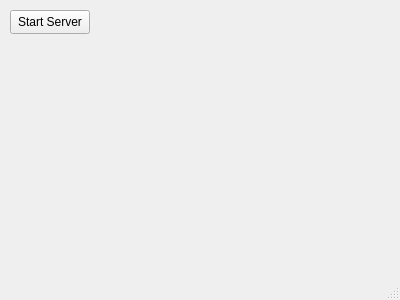
<?xml version="1.0" encoding="UTF-8"?>
<ui version="4.0">
 <class>MainWindow</class>
 <widget class="QMainWindow" name="MainWindow">
  <property name="geometry">
   <rect>
    <x>0</x>
    <y>0</y>
    <width>400</width>
    <height>300</height>
   </rect>
  </property>
  <property name="windowTitle">
   <string>MainWindow</string>
  </property>
  <widget class="QWidget" name="centralwidget">
   <widget class="QPushButton" name="serverStartBtn">
    <property name="geometry">
     <rect>
      <x>10</x>
      <y>10</y>
      <width>80</width>
      <height>24</height>
     </rect>
    </property>
    <property name="text">
     <string>Start Server</string>
    </property>
   </widget>
  </widget>
  <widget class="QStatusBar" name="statusbar"/>
 </widget>
 <resources/>
 <connections/>
</ui>
